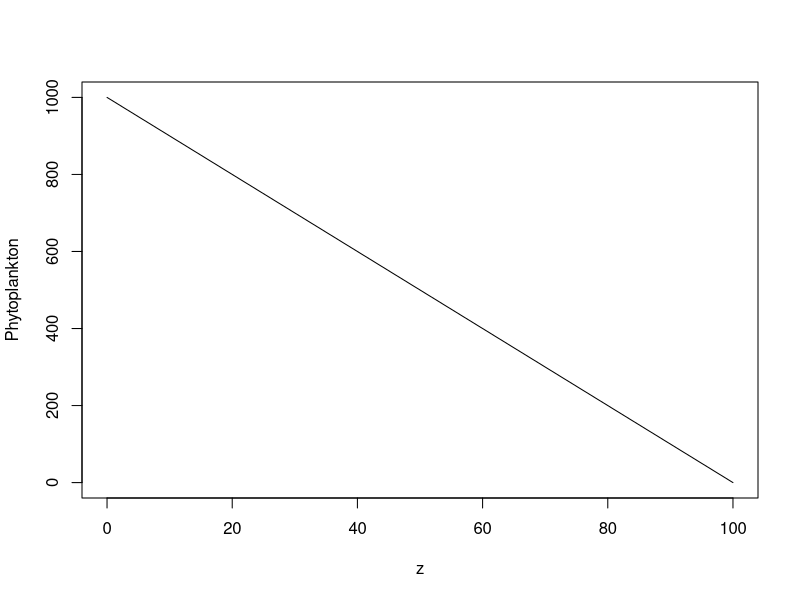
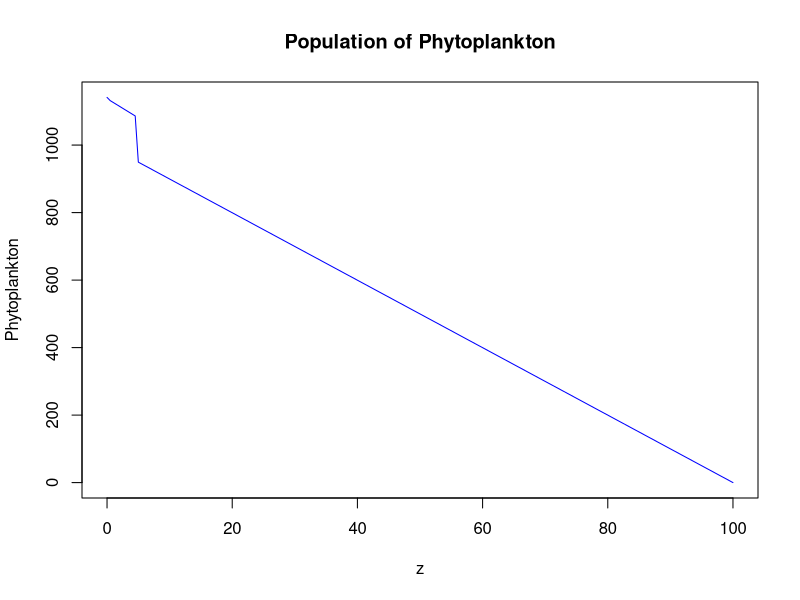
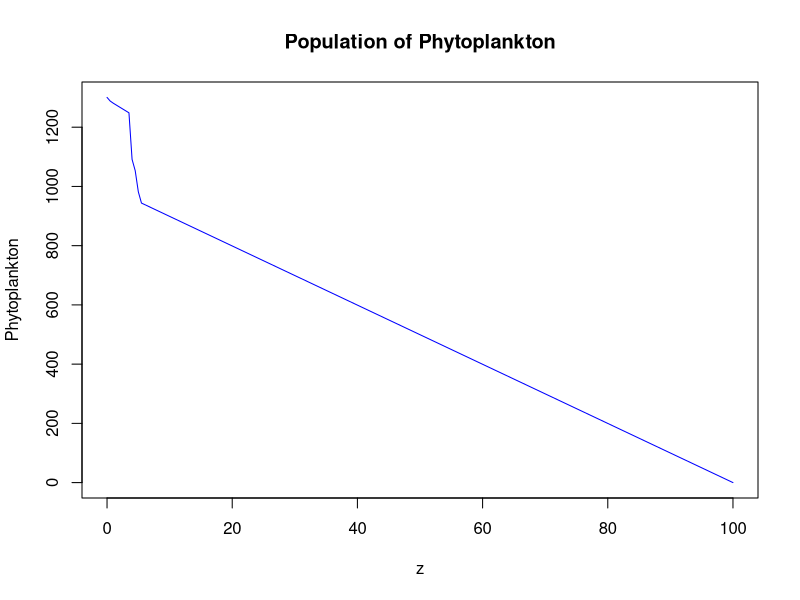
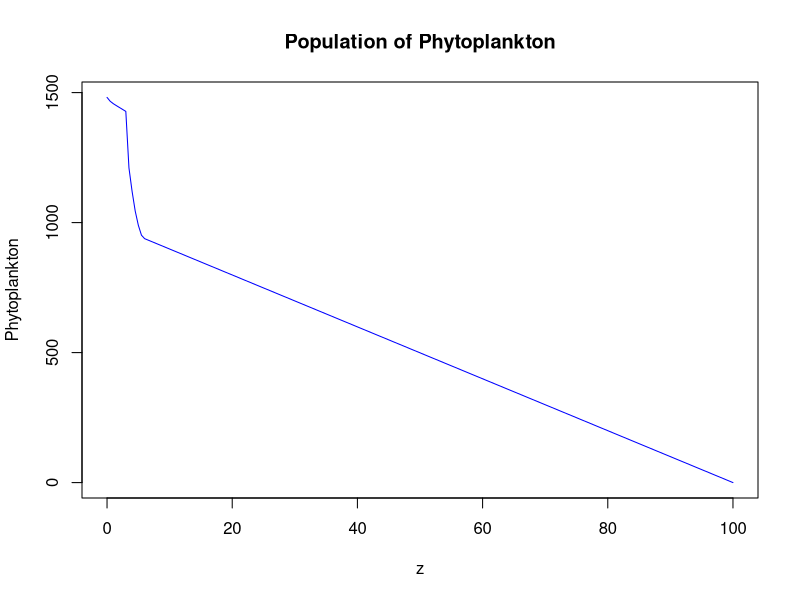
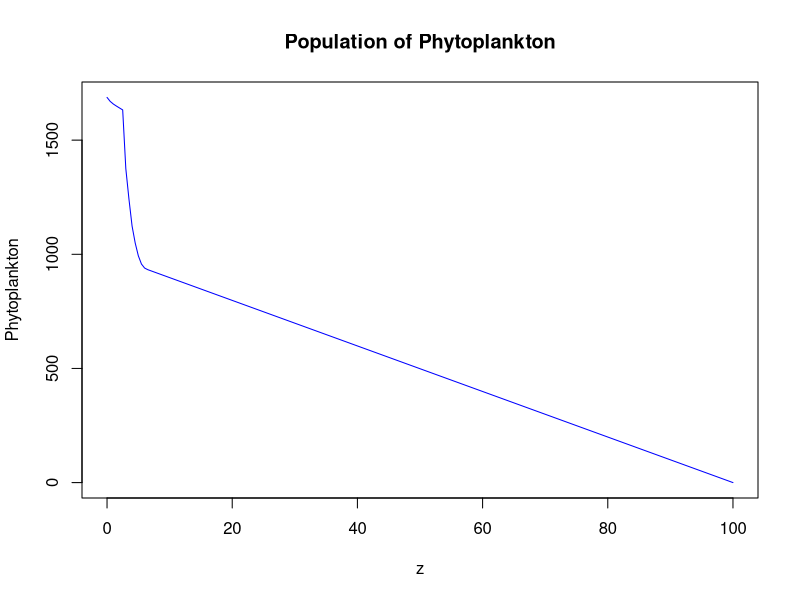
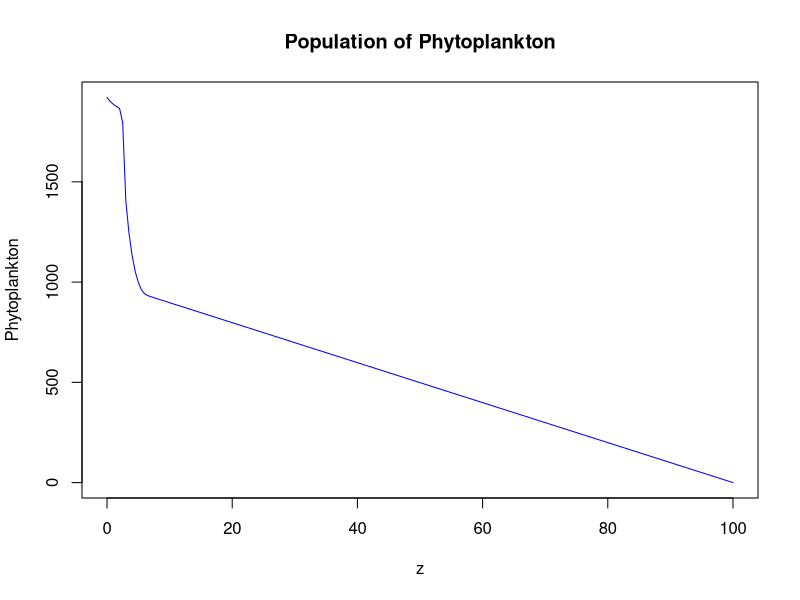
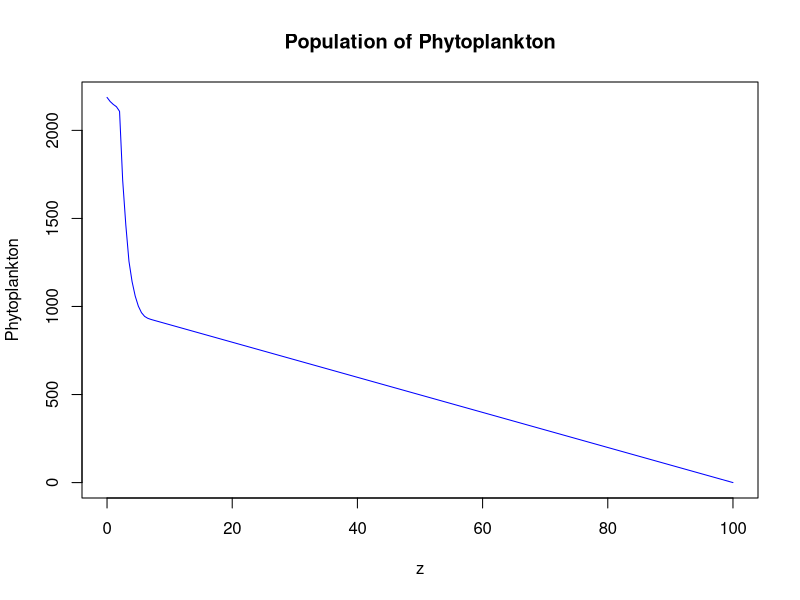
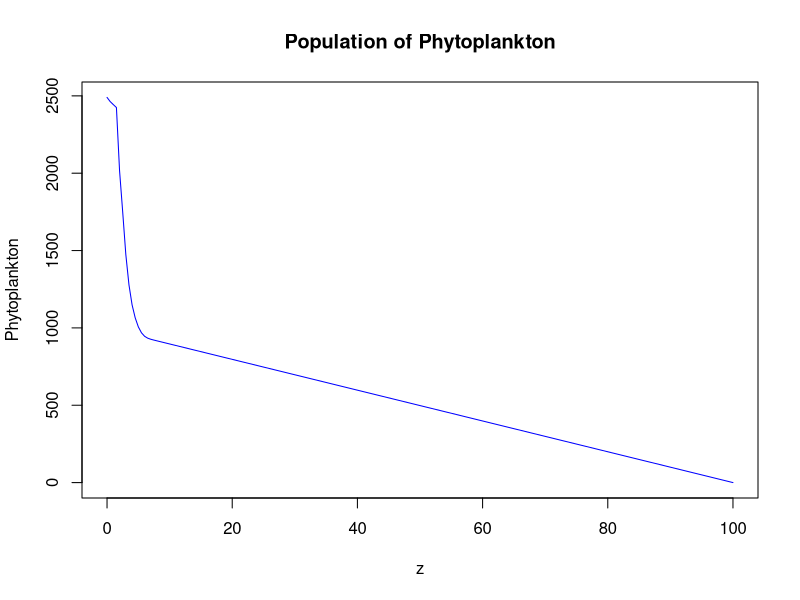

These figures' R source, in order: (Note: a time limit stopped this script after it produced the figures.)
############################################
# Phytoplankton mathematical modeling 2020 #
############################################

# change this to your working directory
#setwd("C:/Users/wiese/OneDrive - ZHAW/0_HS20/Mathematical Modelling/MM_Phytoplankton")

# Chosen Values
u0  = 1000                # Initial amount of phytoplankton
vp  = 0.1                 # Velocity of phytoplankton downwards
k   = 4                   # Diffusion constant
dt  = 0.125               # Something we chose
dz  = 0.5                 # Something we chose                                        

# Dichlet Boundaries 
L  = 100                  # Since phytoplankton is not found in depths deeper then 100m
LT = 100                  # Final time point
t  = seq(0, L, by = dt)   # Here L is used since 100 is a nice number for the time
N  = L/dz                 # Number of special intervals
NT = LT/dt                # Number of time intervals
  
# initial calculation of n as Gauss distributed phytoplankton
# the density of phytoplankton is decreasing the deeper they are found.
# The calculation should look like this:

z = seq(0, L,  by = dz)   # Here L is used as max due to death in lower sea levels
t = seq(0, LT, by = dt)   # Here LT is used as max due to death in lower sea levels
u = seq(u0,0,,N+1)        # initialize the Population u as 10000 phytoplankton to
                          # 0 over time
u_next = u                # Save for later use  

#--------------#
#Equation parts:
#--------------#

# The differential equation has multiple parts:
# 1. The velocitiy of the phytoplanktopn
A    =  (vp*dt) / dz
# 2. The difusion rate of the Phytoplankton
B    =  (k*dt) / (dz^2)

# 3. part will be coosen alter in the for loop since it depends on the 
# amount of phytoplankton

#----------------#
# Plot of the PDE:
#----------------#

#Plot of initial conditions 
plot(z,u,type="l", ylab = 'Phytoplankton', xlab = 'z')

# 3. Finally the f the function for the which takes in account the amount of 
# phytoplankton here only the values of +1 or -1 is used.

for (j in 1:NT) {
#change over time 
  S =  cumsum(u*dz)                    # Determin new amount of accumulated Phytoplankton
  f =  ifelse(S > 5000, -0.005, 1.1)   # Determine if the amount of Phytoplankton grows 
                                       # or decays
  #print(j)
  for (i in 1:N){
    if (i == 1) {
      u_gv= u[2]+((vp*2*dz)/k)*u[1]
      u_next[1]= (f[i]*u[i]-A*(u[i+1]-u[i])+B*(u[i+1]-2*u[i]+u_gv))*dt+u[i]
     
    } else {
      u_next[i] = (f[i]*u[i]-A*(u[i+1]-u[i])+B*(u[i+1]-2*u[i]+u[i-1]))*dt+u[i]
      
    }
  }
  u=u_next
  plot(z,u_next,type = "l", xlab = 'z', ylab = 'Phytoplankton', main = 'Population of Phytoplankton', col = 'blue')
  Sys.sleep(0.1)
}

u_next
  
###                                     ###
#Initial conditions Conditions Plot saving# 
###                                     ###

jpeg(file="chosen_conditions.jpeg")
plot(z,u_next,type = "l", xlab = 'z', ylab = 'Phytoplankton', main = 'Population of Phytoplankton', col = 'blue')
dev.off()


################################################################################
#                               Stability tests                                #                   
################################################################################

#------------------------------------------------------------------------------#
#                              changing dt                                     #
#------------------------------------------------------------------------------#

################################
#Changeing dt from 0.125 to 0.5#
################################

# Chosen Values
dt  = 0.5                 # Value which was changed  
dz  = 0.5                                                         

# Dichlet Boundaries 
L  = 100                  # Since phytoplankton is not found in depths deeper then 100m
LT = 100                  # Final time point
t  = seq(0, L, by = dt)   # Here L is used since 100 is a nice number for the time
N  = L/dz                 # Number of special intervals
NT = LT/dt                # Number of time intervals

z = seq(0, L,  by = dz)   # Here L is used as max due to death in lower sea levels
t = seq(0, LT, by = dt)   # Here LT is used as max due to death in lower sea levels
u = seq(u0,0,,N+1)        # initialize the Population u as 10000 phytoplankton to
                          # 0 over time
u_next = u                # Save for later use  

#Recalculating Function Parts
A    =  (vp*dt) / dz                        
B    =  (k*dt) / (dz^2)

#Plot of initial conditions 
plot (t,u,type="l", ylab = 'Phytoplankton', xlab = 'z')

for (j in 1:NT) {
  #change over time 
  S =  cumsum(u*dz)                    # Determin new amount of accumulated Phytoplankton
  f =  ifelse(S > 5000, -0.005, 1.1)   # Determine if the amount of Phytoplankton grows 
  # or decays
  #print(j)
  for (i in 1:N){
    if (i == 1) {
      u_gv= u[2]+((vp*2*dz)/k)*u[1]
      u_next[1]= (f[i]*u[i]-A*(u[i+1]-u[i])+B*(u[i+1]-2*u[i]+u_gv))*dt+u[i]
      
    } else {
      u_next[i] = (f[i]*u[i]-A*(u[i+1]-u[i])+B*(u[i+1]-2*u[i]+u[i-1]))*dt+u[i]
      
    }
  }
  u=u_next
  plot(z,u_next,type = "l", xlab = 'z', ylab = 'Phytoplankton', main = 'Population of Phytoplankton (dt = 0.5)', col = 'red')
  Sys.sleep(0.1)
}

#Save this Plot
jpeg(file="dt_0_5.jpeg")
plot(z,u_next,type = "l", xlab = 'z', ylab = 'Phytoplankton', main = 'dt = 0.5', col = 'red')
dev.off()
u_next
####################################
#Changeing dt from 0.125 to 0.00125#
####################################

# Chosen Values
dt  = 0.00125             # Value which was changed  
dz  = 0.5                                                         

# Dichlet Boundaries 
L  = 100                  # Since phytoplankton is not found in depths deeper then 100m
LT = 100                  # Final time point
t  = seq(0, L, by = dt)   # Here L is used since 100 is a nice number for the time
N  = L/dz                 # Number of special intervals
NT = LT/dt                # Number of time intervals

z = seq(0, L,  by = dz)   # Here L is used as max due to death in lower sea levels
t = seq(0, LT, by = dt)   # Here LT is used as max due to death in lower sea levels
u = seq(u0,0,,N+1)        # initialize the Population u as 10000 phytoplankton to
                          # 0 over time
u_next = u                # Save for later use  

#Recalculating Function Parts
A    =  (vp*dt) / dz                        
B    =  (k*dt) / (dz^2)

#Plot of initial conditions 
plot (z,u,type="l", ylab = 'Phytoplankton', xlab = 'z')

for (j in 1:NT) {
  #change over time 
  S =  cumsum(u*dz)                    # Determin new amount of accumulated Phytoplankton
  f =  ifelse(S > 5000, -0.005, 1.1)   # Determine if the amount of Phytoplankton grows 
  # or decays
  #print(j)
  for (i in 1:N){
    if (i == 1) {
      u_gv= u[2]+((vp*2*dz)/k)*u[1]
      u_next[1]= (f[i]*u[i]-A*(u[i+1]-u[i])+B*(u[i+1]-2*u[i]+u_gv))*dt+u[i]
      
    } else {
      u_next[i] = (f[i]*u[i]-A*(u[i+1]-u[i])+B*(u[i+1]-2*u[i]+u[i-1]))*dt+u[i]
      
    }
  }
  u=u_next
  plot(z,u_next,type = "l", xlab = 'z', ylab = 'Phytoplankton', main = 'dt = 0.0125', col = 'darkgreen')
  Sys.sleep(0.1)
}

jpeg(file="dt_0_00125.jpeg")
plot(z,u_next,type = "l", xlab = 'z', ylab = 'Phytoplankton', main = 'dt = 0.0125', col = 'darkgreen')
dev.off()
u_next

#------------------------------------------------------------------------------#
#                              changeling dz                                   #
#------------------------------------------------------------------------------#

#################################
#Changeing dz from 0.5 to 0.125#
#################################

# Chosen Values
dt  = 0.125                 
dz  = 1.25                # Value which was changed                                    

# Dichlet Boundaries 
L  = 100                  # Since phytoplankton is not found in depths deeper then 100m
LT = 100                  # Final time point
t  = seq(0, L, by = dt)   # Here L is used since 100 is a nice number for the time
N  = L/dz                 # Number of special intervals
NT = LT/dt                # Number of time intervals

z = seq(0, L,  by = dz)   # Here L is used as max due to death in lower sea levels
t = seq(0, LT, by = dt)   # Here LT is used as max due to death in lower sea levels
u = seq(u0,0,,N+1)        # initialize the Population u as 10000 phytoplankton to
                          # 0 over time
u_next = u                # Save for later use  

#Recalculating Function Parts
A    =  (vp*dt) / dz                        
B    =  (k*dt) / (dz^2)

#Plot of initial conditions 
plot (z,u,type="l", ylab = 'Phytoplankton', xlab = 'z')

for (j in 1:NT) {
  #change over time 
  S =  cumsum(u*dz)                    # Determin new amount of accumulated Phytoplankton
  f =  ifelse(S > 5000, -0.005, 1.1)   # Determine if the amount of Phytoplankton grows 
  # or decays
  #print(j)
  for (i in 1:N){
    if (i == 1) {
      u_gv= u[2]+((vp*2*dz)/k)*u[1]
      u_next[1]= (f[i]*u[i]-A*(u[i+1]-u[i])+B*(u[i+1]-2*u[i]+u_gv))*dt+u[i]
      
    } else {
      u_next[i] = (f[i]*u[i]-A*(u[i+1]-u[i])+B*(u[i+1]-2*u[i]+u[i-1]))*dt+u[i]
      
    }
  }
  u=u_next
  plot(z,u_next,type = "l", xlab = 'z', ylab = 'Phytoplankton [-]', main = 'Population of Phyoplankton')
  Sys.sleep(0.1)
}

plot(z,u_next,type = "l", xlab = 'z', ylab = 'Phytoplankton', main = 'dz = 0.0125', col = 'darkgreen')


jpeg(file="dz_0_0125.jpeg")
plot(z,u_next,type = "l", xlab = 'z', ylab = 'Phytoplankton', main = 'dz = 0.0125', col = 'darkgreen')
dev.off()
u_next
####################################
#Changeing dz from 0.125 to 12.5#
####################################

# Chosen Values
dt  = 0.125              
dz  = 12.5                # Value which was changed                                            

# Dichlet Boundaries 
L  = 100                  # Since phytoplankton is not found in depths deeper then 100m
LT = 100                  # Final time point
t  = seq(0, L, by = dt)   # Here L is used since 100 is a nice number for the time
N  = L/dz                 # Number of special intervals
NT = LT/dt                # Number of time intervals

z = seq(0, L,  by = dz)   # Here L is used as max due to death in lower sea levels
t = seq(0, LT, by = dt)   # Here LT is used as max due to death in lower sea levels
u = seq(u0,0,,N+1)        # initialize the Population u as 10000 phytoplankton to
                          # 0 over time
u_next = u                # Save for later use  

#Recalculating Function Parts
A    =  (vp*dt) / dz                        
B    =  (k*dt) / (dz^2)

#Plot of initial conditions 
plot (z,u,type="l", ylab = 'Phytoplankton', xlab = 'z')

for (j in 1:NT) {
  #change over time 
  S =  cumsum(u*dz)                    # Determin new amount of accumulated Phytoplankton
  f =  ifelse(S > 5000, -0.005, 1.1)   # Determine if the amount of Phytoplankton grows 
  # or decays
  #print(j)
  for (i in 1:N){
    if (i == 1) {
      u_gv= u[2]+((vp*2*dz)/k)*u[1]
      u_next[1]= (f[i]*u[i]-A*(u[i+1]-u[i])+B*(u[i+1]-2*u[i]+u_gv))*dt+u[i]
      
    } else {
      u_next[i] = (f[i]*u[i]-A*(u[i+1]-u[i])+B*(u[i+1]-2*u[i]+u[i-1]))*dt+u[i]
      
    }
  }
  u=u_next
  plot(z,u_next,type = "l", xlab = 'z', ylab = 'Phytoplankton', main = 'Population of Phyoplankton (dz = 12.5)', col = 'red')
  Sys.sleep(0.1)
}

jpeg(file="dz_12_5.jpeg")
plot(z,u_next,type = "l", xlab = 'z', ylab = 'Phytoplankton', main = 'dz = 12.5', col = 'red')
dev.off()
u_next
